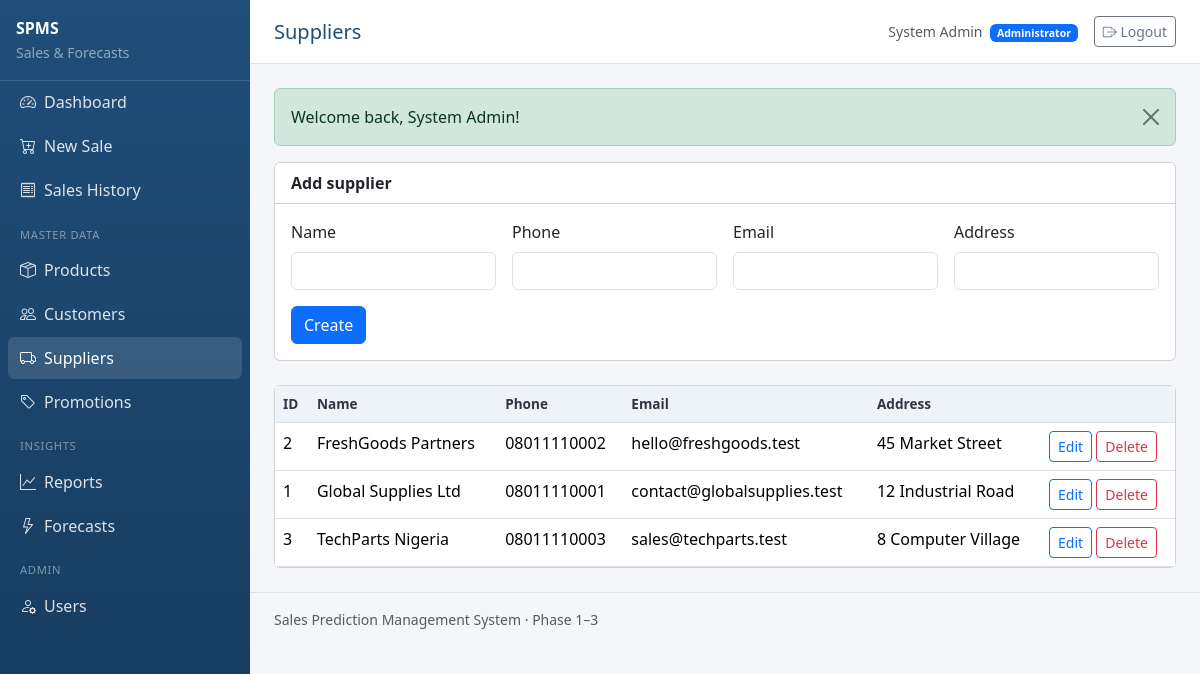
/web/public/index.php?page=suppliers (signed in), run on the app's committed database.
### tables this page shows
CREATE TABLE suppliers (
  id INT UNSIGNED AUTO_INCREMENT PRIMARY KEY,
  name VARCHAR(160) NOT NULL,
  phone VARCHAR(40) NULL,
  email VARCHAR(160) NULL,
  address VARCHAR(255) NULL,
  created_at TIMESTAMP NOT NULL DEFAULT CURRENT_TIMESTAMP
);

### web/public/index.php (called while the page is built, shortened)
<?php
require_once __DIR__ . '/../includes/layout.php';
$page = (string) ($_GET['page'] ?? 'dashboard');
$routes = [
    'login'       => __DIR__ . '/../modules/auth/login.php',
    'logout'      => __DIR__ . '/../modules/auth/logout.php',
    'dashboard'   => __DIR__ . '/../modules/dashboard/index.php',
    'products'    => __DIR__ . '/../modules/products/index.php',
    'customers'   => __DIR__ . '/../modules/customers/index.php',
    'suppliers'   => __DIR__ . '/../modules/suppliers/index.php',
    'users'       => __DIR__ . '/../modules/users/index.php',
    'promotions'  => __DIR__ . '/../modules/promotions/index.php',
    'sales'       => __DIR__ . '/../modules/sales/history.php',
    'sales_new'   => __DIR__ . '/../modules/sales/new.php',
    'receipt'     => __DIR__ . '/../modules/sales/receipt.php',
    'reports'     => __DIR__ . '/../modules/reports/index.php',
    'forecasts'   => __DIR__ . '/../modules/forecasts/index.php',
];
try {
    require $routes[$page];
} catch (PDOException $e) {
    http_response_code(500);
    $msg = 'Database error. Check that MySQL is running and you imported schema.sql + seed.sql. '
        . 'Also verify web/config/database.php credentials.';
    if (is_logged_in()) {
        render_header('Error');
        echo '<div class="alert alert-danger">' . e($msg) . '</div>';
        echo '<pre class="small text-muted">' . e($e->getMessage()) . '</pre>';
        render_footer();
    } else {
        render_login_header('Error');
        echo '<div class="alert alert-danger">' . e($msg) . '</div>';
        render_login_footer();
    }
}

### web/includes/helpers.php (called while the page is built, shortened)
<?php
function e(?string $value): string
{
    return htmlspecialchars((string) $value, ENT_QUOTES | ENT_SUBSTITUTE, 'UTF-8');
}
function base_url(string $path = ''): string
{
    $script = $_SERVER['SCRIPT_NAME'] ?? '/index.php';
    $dir = rtrim(str_replace('\\', '/', dirname($script)), '/');
    $path = ltrim($path, '/');
    return $dir . '/' . $path;
}
function url(string $page, array $params = []): string
{
    $params = array_merge(['page' => $page], $params);
    return base_url('index.php?' . http_build_query($params));
}

### web/modules/suppliers/index.php (the view, shortened to what this page needs)
<?php
$pdo = db();
$edit = null;
$suppliers = $pdo->query('SELECT * FROM suppliers ORDER BY name')->fetchAll();
?>
<div class="card mb-4">
    <div class="card-header bg-white fw-semibold"><?= $edit ? 'Edit supplier' : 'Add supplier' ?></div>
    <div class="card-body">
        <form method="post" class="row g-3">
            <div class="col-md-3">
                <label class="form-label">Name</label>
                <input name="name" class="form-control" required value="<?= e($edit['name'] ?? '') ?>">
            </div>
            <div class="col-md-3">
                <label class="form-label">Phone</label>
                <input name="phone" class="form-control" value="<?= e($edit['phone'] ?? '') ?>">
            </div>
            <div class="col-md-3">
                <label class="form-label">Email</label>
                <input type="email" name="email" class="form-control" value="<?= e($edit['email'] ?? '') ?>">
            </div>
            <div class="col-md-3">
                <label class="form-label">Address</label>
                <input name="address" class="form-control" value="<?= e($edit['address'] ?? '') ?>">
            </div>
            <div class="col-12">
                <button class="btn btn-primary"><?= $edit ? 'Update' : 'Create' ?></button>
            </div>
        </form>
    </div>
</div>
<div class="card">
    <div class="table-responsive">
        <table class="table table-hover mb-0">
            <thead>
            <tr><th>ID</th><th>Name</th><th>Phone</th><th>Email</th><th>Address</th><th></th></tr>
            </thead>
            <tbody>
            <?php foreach ($suppliers as $s): ?>
                <tr>
                    <td><?= (int) $s['id'] ?></td>
                    <td><?= e($s['name']) ?></td>
                    <td><?= e($s['phone'] ?? '—') ?></td>
                    <td><?= e($s['email'] ?? '—') ?></td>
                    <td><?= e($s['address'] ?? '—') ?></td>
                    <td class="text-nowrap">
                        <a class="btn btn-sm btn-outline-primary" href="<?= e(url('suppliers', ['edit' => $s['id']])) ?>">Edit</a>
                        <form method="post" class="d-inline" onsubmit="return confirm('Delete this supplier?');">
                            <button class="btn btn-sm btn-outline-danger">Delete</button>
                        </form>
                    </td>
                </tr>
            <?php endforeach; ?>
            </tbody>
        </table>
    </div>
</div>

### web/public/assets/css/app.css (style rules this page uses)
:root { --spms-primary: #1f4e79; --spms-accent: #2e75b6; --sidebar-width: 250px; }
body { background: #f4f6f9; font-family: system-ui, -apple-system, "Segoe UI", Roboto, Arial, sans-serif; }
.table thead th { background: #eef3f8; color: #334; font-size: 0.85rem; white-space: nowrap; }

### data on the page
suppliers: id "2", name "FreshGoods Partners", phone "08011110002", email "hello@freshgoods.test", address "45 Market Street"
suppliers: id "1", name "Global Supplies Ltd", phone "08011110001", email "contact@globalsupplies.test", address "12 Industrial Road"
suppliers: id "3", name "TechParts Nigeria", phone "08011110003", email "sales@techparts.test", address "8 Computer Village"

### other printed values
$short "SPMS"
$title !== '' ? $title : 'Dashboard' "Suppliers"
$user['name'] "System Admin"
role_label($user['role'] ?? 'staff') "Administrator"
$flash['message'] "Welcome back, System Admin!"
app_config('name') "Sales Prediction Management System"
